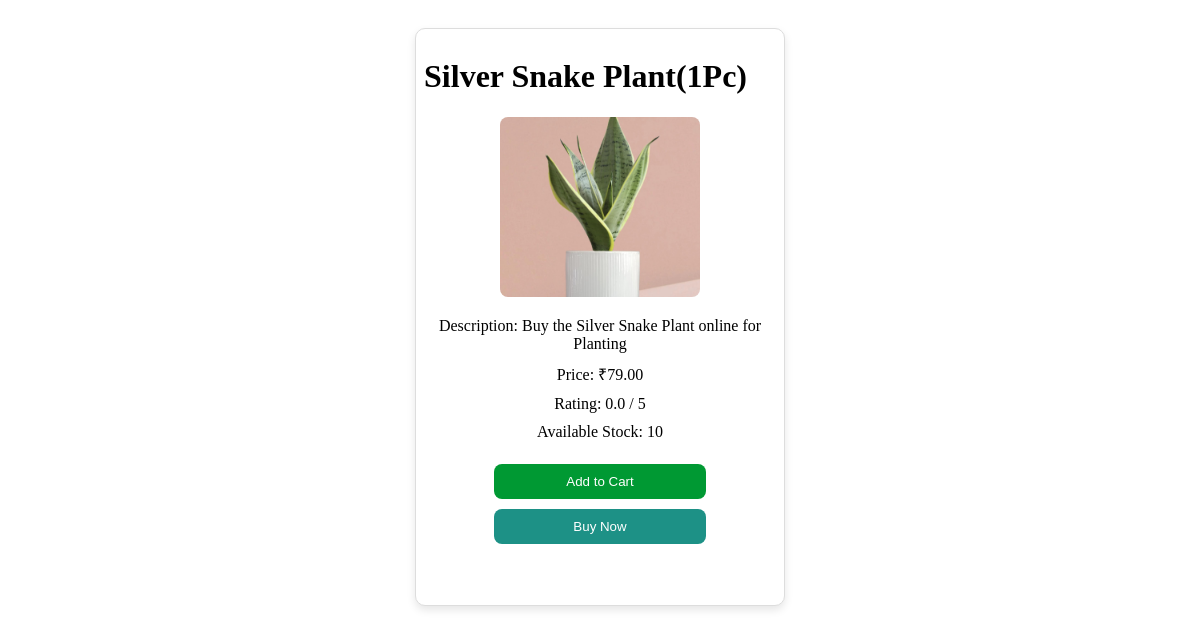
The page /products/product-details/2/ on the database its author committed.
### products/models.py (models this page shows, shortened)
class Product(models.Model):
    name = models.CharField(max_length=100)
    description = models.TextField()
    price = models.DecimalField(max_digits=10, decimal_places=2)
    quantity = models.IntegerField(default=0)  # Stock quantity of the product
    image = models.ImageField(upload_to='products/')  # Ensure media settings are configured
    available = models.BooleanField(default=True)  # Indicates if the product is available for sale
    category = models.ForeignKey(Category, on_delete=models.CASCADE)  # Link to category
    rating = models.DecimalField(max_digits=3, decimal_places=1, default=0.0)  # New field for rating

### products/views.py (the view)
# urls.py: path('product-details/<int:pk>/', views.product_details, name='product_details'),  # Product details page
def product_details(request, pk):
    product = get_object_or_404(Product, pk=pk)
    return render(request, 'products/product_details.html', {'product': product})

### products/templates/products/product_details.html (shortened to what this page needs)
<!DOCTYPE html>
<html lang="en">
<head>
</head>
<body>
    <div class="products-container">
        <div class="product-card">
            <h1 class="h1">{{ product.name }}</h1>
            <img src="{{ product.image.url }}" alt="{{ product.name }}" class="product-image" style="width: 200px;">
            <p class="des">Description: {{ product.description }}</p>
            <p class="des">Price: ₹{{ product.price }}</p>
            <p class="des">Rating: {{ product.rating }} / 5</p>
            <p class="des">Available Stock: {{ product.quantity }}</p><br>
            <div class="button-container">
                <button type="button" class="btn btn-cart" onclick="openModal({{ product.price }})">Add to Cart</button>
                <button type="button" class="btn btn-buy" onclick="buyNow({{ product.pk }})">Buy Now</button>
            </div>
        </div>
    </div>
    </body>
</html>

### products/templates/products/product_details.html (style rules this page uses)
.products-container { display: flex; flex-wrap: wrap; justify-content: center; gap: 20px; padding: 20px; }
.product-card { display: flex; flex-direction: column; border: 1px solid #ddd; padding: 8px; border-radius: 10px; box-shadow: 0 4px 8px rgba(0, 0, 0, 0.1); background-color: #fff; width: calc(32.333% - 0px); box-sizing: border-box; transition: transform 0.3s ease, box-shadow 0.3s ease; position: relative; min-height: 420px; padding-bottom: 60px; }
.btn { display: block; width: 60%; color: white; border: none; padding: 10px; border-radius: 8px; cursor: pointer; transition: background-color 0.3s ease; text-decoration: none; }
.button-container { display: flex; flex-direction: column; align-items: center; gap: 10px; margin-top: auto; padding-bottom: 1px; }
.btn-cart { background-color: #009933; color: white; }
.btn-buy { background-color: #1d9186; color: white; align-items: right; bottom: 15px; }
.des { text-align: center; margin: 5px 0; font-size: 1rem; }
.product-image { width: 100%; height: 180px; object-fit: cover; border-radius: 8px; margin: 0 auto 15px; }

### rows shown on the page
Product: name "Silver Snake Plant(1Pc)", image (picture), description "Buy the Silver Snake Plant online for Planting", price "79.00", rating "0.0", quantity "10"
